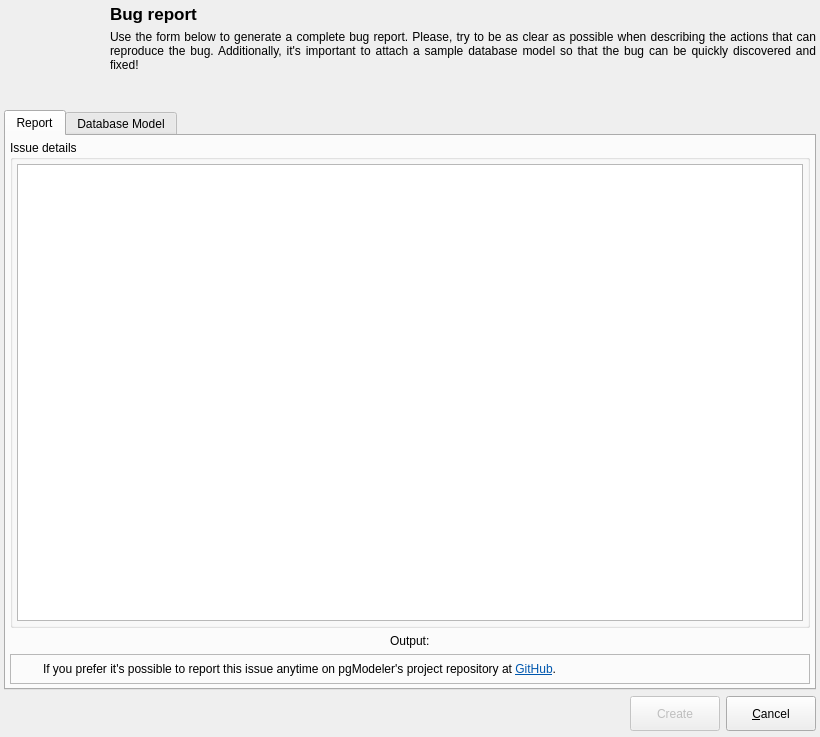
<?xml version="1.0" encoding="UTF-8"?>
<ui version="4.0">
 <class>BugReportForm</class>
 <widget class="QDialog" name="BugReportForm">
  <property name="windowModality">
   <enum>Qt::ApplicationModal</enum>
  </property>
  <property name="geometry">
   <rect>
    <x>0</x>
    <y>0</y>
    <width>820</width>
    <height>737</height>
   </rect>
  </property>
  <property name="sizePolicy">
   <sizepolicy hsizetype="Preferred" vsizetype="Preferred">
    <horstretch>0</horstretch>
    <verstretch>0</verstretch>
   </sizepolicy>
  </property>
  <property name="minimumSize">
   <size>
    <width>550</width>
    <height>500</height>
   </size>
  </property>
  <property name="maximumSize">
   <size>
    <width>16777215</width>
    <height>16777215</height>
   </size>
  </property>
  <property name="windowTitle">
   <string>Bug Report</string>
  </property>
  <property name="windowIcon">
   <iconset resource="../../res/resources.qrc">
    <normaloff>:/icons/icons/bugreport.png</normaloff>:/icons/icons/bugreport.png</iconset>
  </property>
  <layout class="QGridLayout" name="gridLayout">
   <property name="leftMargin">
    <number>4</number>
   </property>
   <property name="topMargin">
    <number>4</number>
   </property>
   <property name="rightMargin">
    <number>4</number>
   </property>
   <property name="bottomMargin">
    <number>4</number>
   </property>
   <property name="spacing">
    <number>6</number>
   </property>
   <item row="0" column="0" rowspan="2">
    <widget class="QLabel" name="logo_lbl">
     <property name="sizePolicy">
      <sizepolicy hsizetype="Fixed" vsizetype="Fixed">
       <horstretch>0</horstretch>
       <verstretch>0</verstretch>
      </sizepolicy>
     </property>
     <property name="minimumSize">
      <size>
       <width>100</width>
       <height>100</height>
      </size>
     </property>
     <property name="maximumSize">
      <size>
       <width>100</width>
       <height>100</height>
      </size>
     </property>
     <property name="text">
      <string/>
     </property>
     <property name="pixmap">
      <pixmap resource="../../res/resources.qrc">:/images/images/bugreport.png</pixmap>
     </property>
     <property name="scaledContents">
      <bool>true</bool>
     </property>
     <property name="alignment">
      <set>Qt::AlignLeading|Qt::AlignLeft|Qt::AlignTop</set>
     </property>
    </widget>
   </item>
   <item row="0" column="1">
    <widget class="QLabel" name="title_lbl">
     <property name="sizePolicy">
      <sizepolicy hsizetype="Preferred" vsizetype="Fixed">
       <horstretch>0</horstretch>
       <verstretch>0</verstretch>
      </sizepolicy>
     </property>
     <property name="font">
      <font>
       <pointsize>13</pointsize>
       <weight>75</weight>
       <bold>true</bold>
      </font>
     </property>
     <property name="text">
      <string>Bug report</string>
     </property>
     <property name="margin">
      <number>4</number>
     </property>
    </widget>
   </item>
   <item row="3" column="0" colspan="2">
    <layout class="QGridLayout" name="botoes_lt">
     <property name="leftMargin">
      <number>4</number>
     </property>
     <property name="bottomMargin">
      <number>2</number>
     </property>
     <property name="spacing">
      <number>0</number>
     </property>
     <item row="0" column="3">
      <widget class="QPushButton" name="cancel_btn">
       <property name="sizePolicy">
        <sizepolicy hsizetype="Preferred" vsizetype="Preferred">
         <horstretch>0</horstretch>
         <verstretch>0</verstretch>
        </sizepolicy>
       </property>
       <property name="minimumSize">
        <size>
         <width>90</width>
         <height>35</height>
        </size>
       </property>
       <property name="maximumSize">
        <size>
         <width>16777215</width>
         <height>16777215</height>
        </size>
       </property>
       <property name="text">
        <string>&amp;Cancel</string>
       </property>
       <property name="icon">
        <iconset resource="../../res/resources.qrc">
         <normaloff>:/icons/icons/error.png</normaloff>:/icons/icons/error.png</iconset>
       </property>
       <property name="iconSize">
        <size>
         <width>22</width>
         <height>22</height>
        </size>
       </property>
       <property name="flat">
        <bool>false</bool>
       </property>
      </widget>
     </item>
     <item row="0" column="2">
      <spacer name="horizontalSpacer">
       <property name="orientation">
        <enum>Qt::Horizontal</enum>
       </property>
       <property name="sizeType">
        <enum>QSizePolicy::Fixed</enum>
       </property>
       <property name="sizeHint" stdset="0">
        <size>
         <width>6</width>
         <height>20</height>
        </size>
       </property>
      </spacer>
     </item>
     <item row="0" column="1">
      <widget class="QPushButton" name="create_btn">
       <property name="enabled">
        <bool>false</bool>
       </property>
       <property name="sizePolicy">
        <sizepolicy hsizetype="Preferred" vsizetype="Preferred">
         <horstretch>0</horstretch>
         <verstretch>0</verstretch>
        </sizepolicy>
       </property>
       <property name="minimumSize">
        <size>
         <width>90</width>
         <height>35</height>
        </size>
       </property>
       <property name="maximumSize">
        <size>
         <width>16777215</width>
         <height>16777215</height>
        </size>
       </property>
       <property name="text">
        <string>Create</string>
       </property>
       <property name="icon">
        <iconset resource="../../res/resources.qrc">
         <normaloff>:/icons/icons/save.png</normaloff>:/icons/icons/save.png</iconset>
       </property>
       <property name="iconSize">
        <size>
         <width>22</width>
         <height>22</height>
        </size>
       </property>
       <property name="default">
        <bool>true</bool>
       </property>
      </widget>
     </item>
     <item row="0" column="0">
      <spacer>
       <property name="orientation">
        <enum>Qt::Horizontal</enum>
       </property>
       <property name="sizeHint" stdset="0">
        <size>
         <width>91</width>
         <height>27</height>
        </size>
       </property>
      </spacer>
     </item>
    </layout>
   </item>
   <item row="1" column="1">
    <widget class="QLabel" name="msg_lbl">
     <property name="sizePolicy">
      <sizepolicy hsizetype="Expanding" vsizetype="Preferred">
       <horstretch>0</horstretch>
       <verstretch>0</verstretch>
      </sizepolicy>
     </property>
     <property name="minimumSize">
      <size>
       <width>0</width>
       <height>0</height>
      </size>
     </property>
     <property name="text">
      <string>Use the form below to generate a complete bug report. Please, try to be as clear as possible when describing the actions that can reproduce the bug. Additionally, it's important to attach a sample database model so that the bug can be quickly discovered and fixed!</string>
     </property>
     <property name="textFormat">
      <enum>Qt::PlainText</enum>
     </property>
     <property name="alignment">
      <set>Qt::AlignJustify|Qt::AlignTop</set>
     </property>
     <property name="wordWrap">
      <bool>true</bool>
     </property>
     <property name="margin">
      <number>4</number>
     </property>
     <property name="openExternalLinks">
      <bool>true</bool>
     </property>
     <property name="textInteractionFlags">
      <set>Qt::TextSelectableByMouse</set>
     </property>
    </widget>
   </item>
   <item row="2" column="0" colspan="2">
    <widget class="QTabWidget" name="report_twg">
     <property name="sizePolicy">
      <sizepolicy hsizetype="Expanding" vsizetype="Expanding">
       <horstretch>0</horstretch>
       <verstretch>0</verstretch>
      </sizepolicy>
     </property>
     <property name="currentIndex">
      <number>0</number>
     </property>
     <widget class="QWidget" name="tab">
      <attribute name="title">
       <string>Report</string>
      </attribute>
      <layout class="QVBoxLayout" name="report_tab_grid">
       <property name="leftMargin">
        <number>4</number>
       </property>
       <property name="topMargin">
        <number>4</number>
       </property>
       <property name="rightMargin">
        <number>4</number>
       </property>
       <property name="bottomMargin">
        <number>4</number>
       </property>
       <item>
        <widget class="QGroupBox" name="details_gb">
         <property name="title">
          <string>Issue details</string>
         </property>
         <layout class="QGridLayout" name="gridLayout_3">
          <property name="leftMargin">
           <number>4</number>
          </property>
          <property name="topMargin">
           <number>4</number>
          </property>
          <property name="rightMargin">
           <number>4</number>
          </property>
          <property name="bottomMargin">
           <number>4</number>
          </property>
          <item row="0" column="0">
           <widget class="QPlainTextEdit" name="details_txt"/>
          </item>
         </layout>
        </widget>
       </item>
       <item>
        <widget class="QWidget" name="output_wgt" native="true">
         <layout class="QHBoxLayout" name="output_lt">
          <property name="leftMargin">
           <number>0</number>
          </property>
          <property name="topMargin">
           <number>0</number>
          </property>
          <property name="rightMargin">
           <number>0</number>
          </property>
          <property name="bottomMargin">
           <number>0</number>
          </property>
          <item>
           <widget class="QLabel" name="output_lbl">
            <property name="sizePolicy">
             <sizepolicy hsizetype="Fixed" vsizetype="Preferred">
              <horstretch>0</horstretch>
              <verstretch>0</verstretch>
             </sizepolicy>
            </property>
            <property name="text">
             <string>Output:</string>
            </property>
           </widget>
          </item>
         </layout>
        </widget>
       </item>
       <item>
        <widget class="QFrame" name="message_frm">
         <property name="sizePolicy">
          <sizepolicy hsizetype="Preferred" vsizetype="Fixed">
           <horstretch>0</horstretch>
           <verstretch>0</verstretch>
          </sizepolicy>
         </property>
         <property name="minimumSize">
          <size>
           <width>0</width>
           <height>0</height>
          </size>
         </property>
         <property name="frameShape">
          <enum>QFrame::StyledPanel</enum>
         </property>
         <property name="frameShadow">
          <enum>QFrame::Raised</enum>
         </property>
         <layout class="QGridLayout" name="gridLayout_5">
          <property name="leftMargin">
           <number>2</number>
          </property>
          <property name="topMargin">
           <number>2</number>
          </property>
          <property name="rightMargin">
           <number>2</number>
          </property>
          <property name="bottomMargin">
           <number>2</number>
          </property>
          <item row="0" column="0">
           <widget class="QLabel" name="hint_ico_lbl">
            <property name="minimumSize">
             <size>
              <width>24</width>
              <height>24</height>
             </size>
            </property>
            <property name="maximumSize">
             <size>
              <width>24</width>
              <height>24</height>
             </size>
            </property>
            <property name="text">
             <string/>
            </property>
            <property name="textFormat">
             <enum>Qt::AutoText</enum>
            </property>
            <property name="pixmap">
             <pixmap resource="../../res/resources.qrc">:/icons/icons/info.png</pixmap>
            </property>
            <property name="scaledContents">
             <bool>true</bool>
            </property>
           </widget>
          </item>
          <item row="0" column="1">
           <widget class="QLabel" name="hint_lbl">
            <property name="font">
             <font>
              <weight>50</weight>
              <italic>false</italic>
              <bold>false</bold>
              <underline>false</underline>
              <strikeout>false</strikeout>
              <kerning>true</kerning>
             </font>
            </property>
            <property name="text">
             <string>&lt;html&gt;&lt;head/&gt;&lt;body&gt;&lt;p&gt;If you prefer it's possible to report this issue anytime on pgModeler's project repository at &lt;a href=&quot;http://github.com/pgmodeler/pgmodeler/issues&quot;&gt;&lt;span style=&quot; text-decoration: underline; color:#0057ae;&quot;&gt;GitHub&lt;/span&gt;&lt;/a&gt;. &lt;/p&gt;&lt;/body&gt;&lt;/html&gt;</string>
            </property>
            <property name="textFormat">
             <enum>Qt::AutoText</enum>
            </property>
            <property name="wordWrap">
             <bool>true</bool>
            </property>
            <property name="openExternalLinks">
             <bool>true</bool>
            </property>
           </widget>
          </item>
         </layout>
        </widget>
       </item>
      </layout>
     </widget>
     <widget class="QWidget" name="tab_3">
      <attribute name="title">
       <string>Database Model</string>
      </attribute>
      <layout class="QGridLayout" name="gridLayout_4">
       <property name="leftMargin">
        <number>4</number>
       </property>
       <property name="topMargin">
        <number>4</number>
       </property>
       <property name="rightMargin">
        <number>4</number>
       </property>
       <property name="bottomMargin">
        <number>4</number>
       </property>
       <item row="0" column="0" colspan="2">
        <widget class="QWidget" name="attach_wgt" native="true">
         <property name="minimumSize">
          <size>
           <width>0</width>
           <height>0</height>
          </size>
         </property>
         <layout class="QHBoxLayout" name="horizontalLayout_2">
          <property name="leftMargin">
           <number>0</number>
          </property>
          <property name="topMargin">
           <number>0</number>
          </property>
          <property name="rightMargin">
           <number>0</number>
          </property>
          <property name="bottomMargin">
           <number>0</number>
          </property>
          <item>
           <widget class="QCheckBox" name="attach_mod_chk">
            <property name="text">
             <string>Attach the below database model file to be debugged.</string>
            </property>
            <property name="checked">
             <bool>true</bool>
            </property>
           </widget>
          </item>
          <item>
           <widget class="QToolButton" name="attach_tb">
            <property name="minimumSize">
             <size>
              <width>30</width>
              <height>30</height>
             </size>
            </property>
            <property name="toolTip">
             <string>Attach a different database model</string>
            </property>
            <property name="text">
             <string/>
            </property>
            <property name="icon">
             <iconset resource="../../res/resources.qrc">
              <normaloff>:/icons/icons/adddata.png</normaloff>:/icons/icons/adddata.png</iconset>
            </property>
            <property name="iconSize">
             <size>
              <width>22</width>
              <height>22</height>
             </size>
            </property>
            <property name="toolButtonStyle">
             <enum>Qt::ToolButtonIconOnly</enum>
            </property>
           </widget>
          </item>
         </layout>
         <zorder>attach_tb</zorder>
         <zorder>attach_mod_chk</zorder>
        </widget>
       </item>
       <item row="1" column="0" colspan="2">
        <widget class="QPlainTextEdit" name="model_txt">
         <property name="enabled">
          <bool>true</bool>
         </property>
         <property name="font">
          <font>
           <family>DejaVu Sans Mono</family>
           <pointsize>8</pointsize>
           <italic>true</italic>
          </font>
         </property>
         <property name="readOnly">
          <bool>true</bool>
         </property>
        </widget>
       </item>
      </layout>
     </widget>
    </widget>
   </item>
  </layout>
 </widget>
 <resources>
  <include location="../../res/resources.qrc"/>
 </resources>
 <connections/>
</ui>
